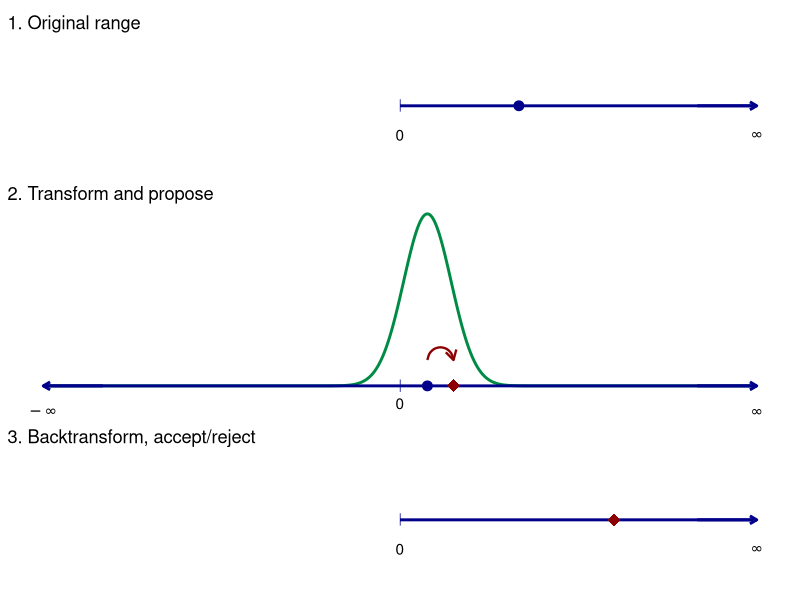

Reproduce this figure in R.
# plot_jacobean.R
#
# Author: Pete Winskill
# Date: 2021-09-07
#
# Purpose:
# Produce schematic plot demonstrating the logic behind the Jacobean
# transformation.
#
# ------------------------------------------------------------------

### Load packages ##############################################################
library(ggplot2)
library(dplyr)
library(patchwork)
################################################################################

### Functions for transformations ##############################################
get_phi <- function(x, a = 0){
  log(x - a)
}
get_theta <- function(x, a = 0){
  exp(x) + a
}
################################################################################

### Plot 1: Original range #####################################################
d1 <- data.frame(x = 10, y = 0, xmin = 0, xmax = 30)

p1 <- ggplot(data = d1, aes(x = x, y = y, xmin = xmin, xmax = xmax)) +
  geom_point(size = 3, col = "darkblue") +
  geom_point(x = 0, y = 0, size = 3, shape = "|", col = "darkblue") +
  geom_linerange(size = 1, col = "darkblue") + 
  geom_text(x = 30, y = -0.02, label = expression(infinity)) +
  geom_text(x = 0, y = -0.02, label = "0") +
  geom_segment(aes(x = 25, xend = 30, y = 0, yend = 0),  arrow = arrow(length = unit(0.2, "cm")), col = "darkblue", size = 1) + 
  scale_x_continuous(limits = c(-30, 30)) +
  theme_void() +
  ggtitle("1. Original range")
################################################################################

### Plot 2: Transform and propose ##############################################
# Line and parameter value 
d1_transform <- d1 %>%
  mutate(x = get_phi(x),
         xmin = -30,
         xmax = 30)
# New proposed value
o1 <- data.frame(x = 4.5, y = 0)
# Proposal distribution (normal)
l3 <- data.frame(x = seq(-30, 30, 0.1)) %>%
  mutate(y = dnorm(x, d1_transform$x, 2))
# Arrow from current parameter to proposed
l4 <- data.frame(y = 0 + 0.03, x = o1$x,  xend = d1_transform$x)

p2 <- ggplot() +
  geom_line(dat = l3, aes(x = x, y = y), col = "springgreen4", size = 1) +
  geom_point(aes(x = 0, y = 0), size = 3, shape = "|", col = "darkblue") +
  geom_point(data = d1_transform, aes(x = x, y = y), size = 3, col = "darkblue") +
  geom_linerange(data = d1_transform, aes(x = x, y = y, xmin = xmin, xmax = xmax), size = 1, col = "darkblue") + 
  geom_point(data = o1, aes(x = x, y = y), shape = 18, size = 4, col = "darkred") +
  geom_curve(data = l4, aes(y = y, yend = y, x = x, xend = xend),
             arrow = arrow(length = unit(0.05, "npc"), ends = "first", type = "open"),
             col = "darkred", curvature = 1, size = 0.8) +
  geom_segment(aes(x = 25, xend = 30, y = 0, yend = 0),  arrow = arrow(length = unit(0.2, "cm")), col = "darkblue", size = 1) + 
  geom_segment(aes(x = -25, xend = -30, y = 0, yend = 0),  arrow = arrow(length = unit(0.2, "cm")), col = "darkblue", size = 1) + 
  geom_text(aes(x = 30, y = -0.03), label = expression(infinity)) +
  geom_text(aes(x = -30, y = -0.03), label = expression(-infinity)) +
  geom_text(aes(x = 0, y = -0.02), label = "0") +
  scale_x_continuous(limits = c(-30, 30)) +
  theme_void() +
  ggtitle("2. Transform and propose")
################################################################################

### 3. Backtransform, accept/reject ############################################
#  Back transform the proposed parameter (tweaked for aesthetics)
d1_transform_back <- d1_transform %>%
  mutate(x = 18,
         xmin = 0,
         xmax = 30)
# Back transform the proposal distribution
l3_transform_back <- l3 %>%
  mutate(x = get_theta(x)) %>%
  filter(x <=30, x >= -30)

p3 <- ggplot(data = d1_transform_back, aes(x = x, y = y, xmin = xmin, xmax = xmax)) +
  #geom_line(dat = l3_transform_back, aes(x = x, y = y), col = "springgreen1") +
  geom_point(x = 0, y = 0, size = 3, shape = "|", col = "darkblue") +
  geom_linerange(size = 1, col = "darkblue") + 
  geom_point(shape = 18, size = 4, col = "darkred") +
  geom_segment(aes(x = 25, xend = 30, y = 0, yend = 0),  arrow = arrow(length = unit(0.2, "cm")), col = "darkblue", size = 1) + 
  geom_text(x = 30, y = -0.02, label = expression(infinity)) +
  geom_text(x = 0, y = -0.02, label = "0") +
  scale_x_continuous(limits = c(-30, 30)) +
  theme_void() +
  ggtitle("3. Backtransform, accept/reject")
################################################################################

### Combine and save ###########################################################
p <- (p1 / p2 / p3) + plot_layout(heights = c(1, 1.5, 1))
ggsave("Figure_jacobian/jacobian.png", p, height = 4, width = 7, dpi = 500)
################################################################################
